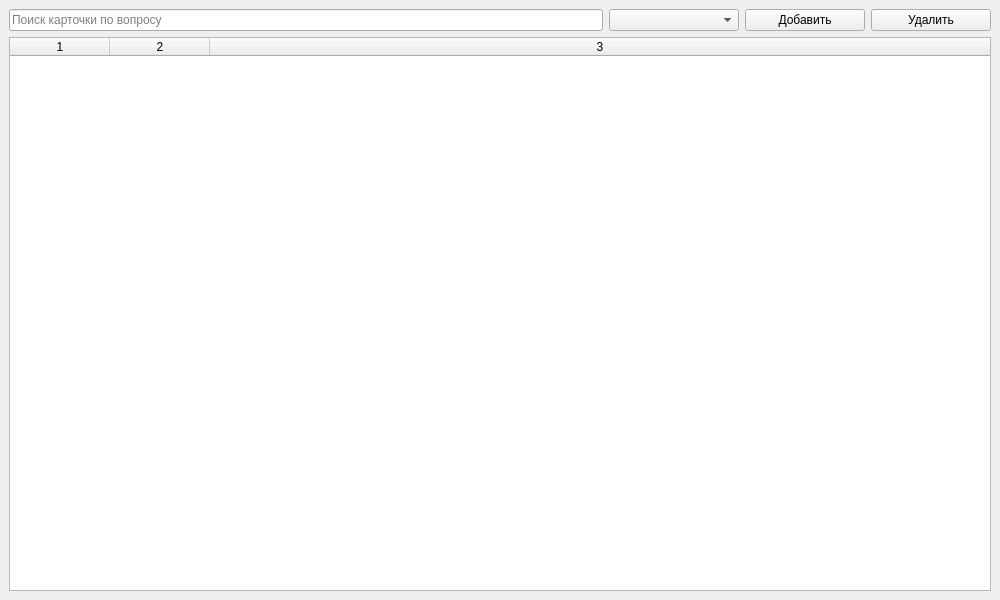
<?xml version="1.0" encoding="UTF-8"?>
<ui version="4.0">
 <class>MainWindow</class>
 <widget class="QMainWindow" name="MainWindow">
  <property name="geometry">
   <rect>
    <x>0</x>
    <y>0</y>
    <width>1000</width>
    <height>600</height>
   </rect>
  </property>
  <property name="windowTitle">
   <string>MainWindow</string>
  </property>
  <widget class="QWidget" name="centralwidget">
   <layout class="QVBoxLayout" name="verticalLayout" stretch="1,10">
    <item>
     <layout class="QHBoxLayout" name="horizontalLayout">
      <item>
       <widget class="QLineEdit" name="searchLineEdit">
        <property name="minimumSize">
         <size>
          <width>150</width>
          <height>0</height>
         </size>
        </property>
        <property name="placeholderText">
         <string>Поиск карточки по вопросу</string>
        </property>
       </widget>
      </item>
      <item>
       <widget class="QComboBox" name="categoryComboBox">
        <property name="minimumSize">
         <size>
          <width>130</width>
          <height>0</height>
         </size>
        </property>
        <property name="placeholderText">
         <string>Категории</string>
        </property>
       </widget>
      </item>
      <item>
       <widget class="QPushButton" name="addButton">
        <property name="sizePolicy">
         <sizepolicy hsizetype="Fixed" vsizetype="Fixed">
          <horstretch>0</horstretch>
          <verstretch>0</verstretch>
         </sizepolicy>
        </property>
        <property name="minimumSize">
         <size>
          <width>120</width>
          <height>0</height>
         </size>
        </property>
        <property name="text">
         <string>Добавить</string>
        </property>
       </widget>
      </item>
      <item>
       <widget class="QPushButton" name="deleteButton">
        <property name="sizePolicy">
         <sizepolicy hsizetype="Fixed" vsizetype="Fixed">
          <horstretch>0</horstretch>
          <verstretch>0</verstretch>
         </sizepolicy>
        </property>
        <property name="minimumSize">
         <size>
          <width>120</width>
          <height>0</height>
         </size>
        </property>
        <property name="text">
         <string>Удалить</string>
        </property>
       </widget>
      </item>
     </layout>
    </item>
    <item>
     <widget class="QTableWidget" name="cardsTableWidget">
      <property name="columnCount">
       <number>3</number>
      </property>
      <attribute name="horizontalHeaderVisible">
       <bool>true</bool>
      </attribute>
      <attribute name="horizontalHeaderCascadingSectionResizes">
       <bool>false</bool>
      </attribute>
      <attribute name="horizontalHeaderStretchLastSection">
       <bool>true</bool>
      </attribute>
      <column/>
      <column/>
      <column/>
     </widget>
    </item>
   </layout>
  </widget>
 </widget>
 <resources/>
 <connections/>
</ui>
